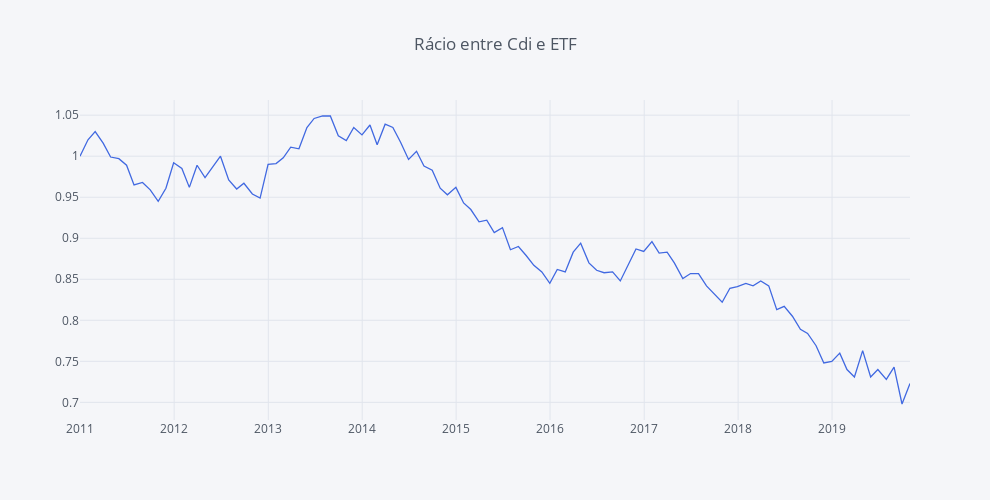

Notebook source saved alongside this figure:
### Markdown cell above
##### Valores mais baixo underperformance da casa de investimento face ao Goldman Sachs.

### Code cell
round(fundos_norm_sb['Cdi'] / fundos_norm_sb['IWDA'], 3).iplot(yTitle='', title='Rácio entre Cdi e ETF',  colors=['royalblue', 'orange', 'dimgray'], dimensions = dimensions)
